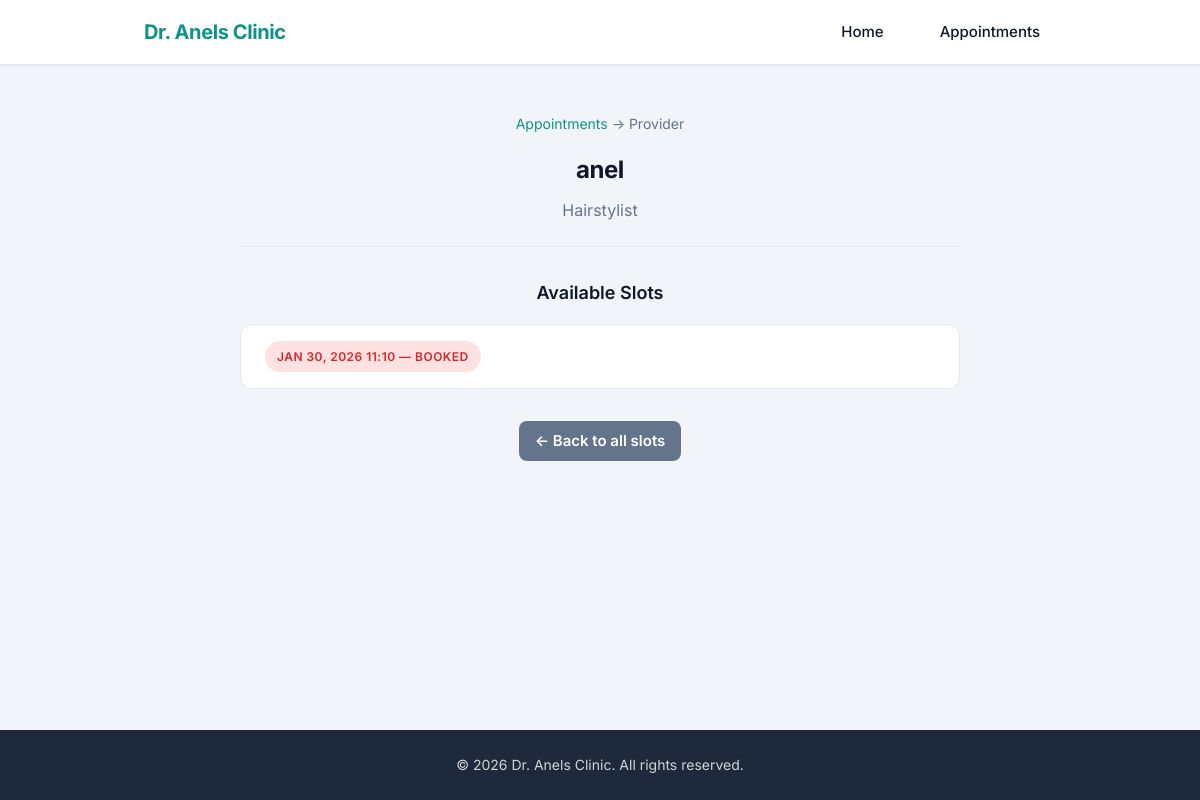
/provider/3/, run on an earlier commit of the app's database.
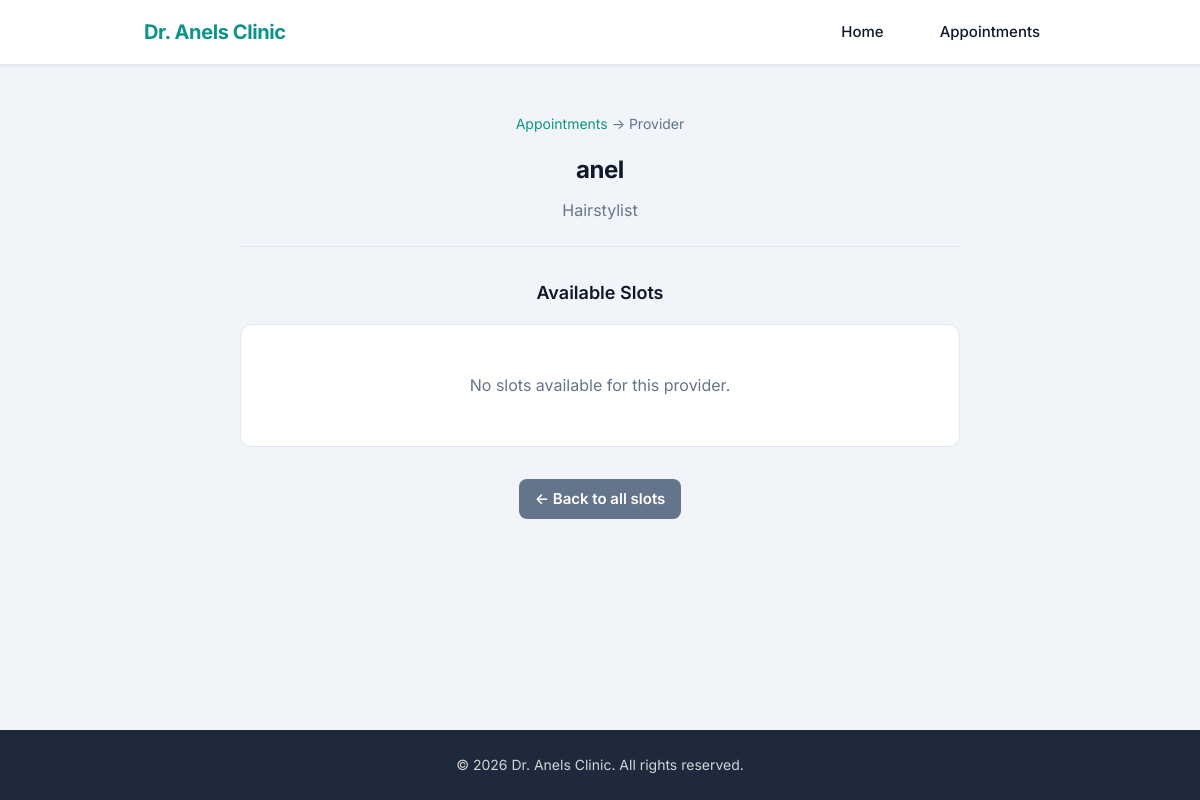
And on a later commit of the database.
### booking/models.py (models this page shows, shortened)
class TimeSlot(models.Model):
    provider = models.ForeignKey(Provider, on_delete=models.CASCADE)
    start_time = models.DateTimeField()
    end_time = models.DateTimeField()
    is_booked = models.BooleanField(default=False)

### booking/views.py (the view)
# urls.py: path('provider/<int:provider_id>/', provider_detail, name='provider_detail'),
def provider_detail(request, provider_id):
    provider = get_object_or_404(Provider, id=provider_id)
    slots = TimeSlot.objects.filter(provider=provider).order_by('start_time')
    return render(
        request,
        'booking/doctor.html',
        {'provider': provider, 'slots': slots},
    )

### booking/templates/booking/doctor.html (shortened to what this page needs)
{% extends 'booking/base.html' %}
{% load static %}
{% block content %}
<div class="container">
    <p class="breadcrumb"><a href="{% url 'slots' %}">Appointments</a> → Provider</p>
    <header class="page-header">
        <h2>{{ provider.user.get_full_name|default:provider.user.username }}</h2>
        <p class="meta">{{ provider.specialization }}</p>
    </header>
    <h3 class="section-title">Available Slots</h3>
    {% if slots %}
        <ul class="slot-list">
            {% for slot in slots %}
                <li class="slot-item">
                    {% if slot.is_booked %}
                        <span class="status booked">{{ slot.start_time|date:"M d, Y H:i" }} — Booked</span>
                    {% else %}
                        <span class="status available">{{ slot.start_time|date:"M d, Y H:i" }} — Available</span>
                        <a href="{% url 'slots' %}" class="btn btn-small">Book</a>
                    {% endif %}
                </li>
            {% endfor %}
        </ul>
    {% else %}
        <p class="empty-msg">No slots available for this provider.</p>
    {% endif %}
    <a href="{% url 'slots' %}" class="btn btn-back">← Back to all slots</a>
</div>
{% endblock %}

What changed in the data, as far as the page shows it:
removed TimeSlot: start_time "JAN 30, 2026 11:10"
Also different on the page:
text now shown: "No slots available for this provider."
